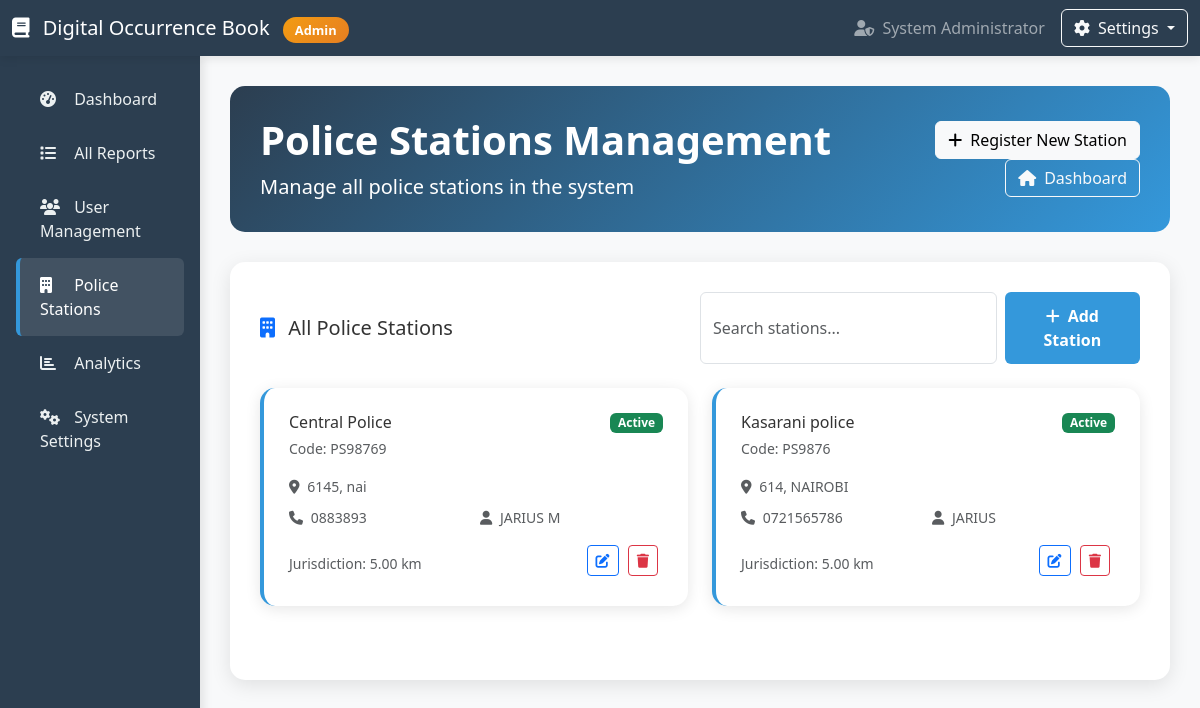
The page /admin/stations.php (signed in) on the database its author committed.
### tables this page shows
CREATE TABLE `police_stations` (
  `id` int(11) NOT NULL,
  `station_name` varchar(255) NOT NULL,
  `station_code` varchar(50) NOT NULL,
  `address` text NOT NULL,
  `city` varchar(100) NOT NULL,
  `district` varchar(100) NOT NULL,
  `latitude` decimal(10,8) NOT NULL,
  `longitude` decimal(11,8) NOT NULL,
  `contact_number` varchar(20) DEFAULT NULL,
  `email` varchar(100) DEFAULT NULL,
  `officer_in_charge` varchar(255) DEFAULT NULL,
  `jurisdiction_radius` decimal(8,2) DEFAULT 5.00,
  `is_active` tinyint(1) DEFAULT 1,
  `created_at` timestamp NOT NULL DEFAULT current_timestamp(),
  `updated_at` timestamp NOT NULL DEFAULT current_timestamp() ON UPDATE current_timestamp()
);

### admin/stations.php (the view, shortened to what the rows shown need)
<?php
$servername = "localhost";
$username = "root";
$password = "";
$dbname = "ob";
$conn = new mysqli($servername, $username, $password, $dbname);
$stations_sql = "SELECT * FROM police_stations ORDER BY created_at DESC";
$stations_result = $conn->query($stations_sql);
$action = isset($_GET['action']) ? $_GET['action'] : 'list';
?>
<!DOCTYPE html>
<html lang="en">
<head>
    <link href="https://cdn.jsdelivr.net/npm/bootstrap@5.3.0/dist/css/bootstrap.min.css" rel="stylesheet">
    <link rel="stylesheet" href="https://cdnjs.cloudflare.com/ajax/libs/font-awesome/6.4.0/css/all.min.css">
    <link rel="stylesheet" href="https://unpkg.com/leaflet@1.9.4/dist/leaflet.css" />
</head>
<body>
    <div class="container-fluid">
        <div class="row">
            <div class="col-lg-10 main-content">
                <div class="page-header">
                    <div class="row align-items-center">
                        <div class="col-md-8">
                            <h1 class="display-6 fw-bold">
                                <?php echo $action === 'create' ? 'Register New Police Station' : 'Police Stations Management'; ?>
                            </h1>
                        </div>
                    </div>
                </div>
                <?php if ($action === 'create'): ?>
                    <div class="form-card">
                        <form method="POST" action="stations.php?action=create" id="stationForm">
                            <div class="row">
                                <div class="col-lg-6">
                                    <h5 class="mb-4">
                                        <i class="fas fa-info-circle me-2 text-primary"></i>
                                        Station Information
                                    </h5>
                                    <div class="row g-3">
                                        <div class="col-md-6">
                                            <label class="form-label">Station Name <span class="text-danger">*</span></label>
                                            <input type="text" class="form-control" name="station_name"
                                                   value="<?php echo htmlspecialchars($_POST['station_name'] ?? ''); ?>"
                                                   required>
                                        </div>
                                        <div class="col-md-6">
                                            <label class="form-label">Station Code <span class="text-danger">*</span></label>
                                            <input type="text" class="form-control" name="station_code"
                                                   value="<?php echo htmlspecialchars($_POST['station_code'] ?? ''); ?>"
                                                   required>
                                            <small class="text-muted">Unique code for the station (e.g., PS001)</small>
                                        </div>
                                        <div class="col-12">
                                            <label class="form-label">Address <span class="text-danger">*</span></label>
                                            <textarea class="form-control" name="address" rows="2" required><?php echo htmlspecialchars($_POST['address'] ?? ''); ?></textarea>
                                        </div>
                                        <div class="col-md-6">
                                            <label class="form-label">City <span class="text-danger">*</span></label>
                                            <input type="text" class="form-control" name="city"
                                                   value="<?php echo htmlspecialchars($_POST['city'] ?? ''); ?>"
                                                   required>
                                        </div>
                                        <div class="col-md-6">
                                            <label class="form-label">District <span class="text-danger">*</span></label>
                                            <input type="text" class="form-control" name="district"
                                                   value="<?php echo htmlspecialchars($_POST['district'] ?? ''); ?>"
                                                   required>
                                        </div>
                                    </div>
                                    <h5 class="mt-5 mb-4">
                                        <i class="fas fa-phone me-2 text-primary"></i>
                                        Contact Information
                                    </h5>
                                    <div class="row g-3">
                                        <div class="col-md-6">
                                            <label class="form-label">Contact Number</label>
                                            <input type="tel" class="form-control" name="contact_number"
                                                   value="<?php echo htmlspecialchars($_POST['contact_number'] ?? ''); ?>">
                                        </div>
                                        <div class="col-md-6">
                                            <label class="form-label">Email Address</label>
                                            <input type="email" class="form-control" name="email"
                                                   value="<?php echo htmlspecialchars($_POST['email'] ?? ''); ?>">
                                        </div>
                                        <div class="col-12">
                                            <label class="form-label">Officer in Charge</label>
                                            <input type="text" class="form-control" name="officer_in_charge"
                                                   value="<?php echo htmlspecialchars($_POST['officer_in_charge'] ?? ''); ?>">
                                        </div>
                                        <div class="col-12">
                                            <label class="form-label">Jurisdiction Radius (km) <span class="text-danger">*</span></label>
                                            <input type="number" class="form-control" name="jurisdiction_radius"
                                                   value="<?php echo htmlspecialchars($_POST['jurisdiction_radius'] ?? '5.00'); ?>"
                                                   step="0.1" min="1" max="50" required>
                                            <small class="text-muted">Radius in kilometers for automatic incident assignment</small>
                                        </div>
                                    </div>
                                </div>
                                <div class="col-lg-6">
                                    <h5 class="mb-4">
                                        <i class="fas fa-map-marker-alt me-2 text-primary"></i>
                                        Location Coordinates
                                    </h5>
                                    <div class="map-container">
                                        <div id="stationMap"></div>
                                        <div class="map-controls">
                                            <button type="button" class="btn btn-sm btn-outline-primary" id="useCurrentLocation">
                                                <i class="fas fa-location-arrow me-1"></i>My Location
                                            </button>
                                            <button type="button" class="btn btn-sm btn-outline-secondary" id="clearMarker">
                                                <i class="fas fa-times me-1"></i>Clear
                                            </button>
                                        </div>
                                    </div>
                                    <div class="coordinates-display">
                                        <div class="row g-3">
                                            <div class="col-md-6">
                                                <label class="form-label">Latitude <span class="text-danger">*</span></label>
                                                <input type="number" class="form-control" id="latitude" name="latitude"
                                                       step="any" required readonly
                                                       value="<?php echo htmlspecialchars($_POST['latitude'] ?? ''); ?>">
                                            </div>
                                            <div class="col-md-6">
                                                <label class="form-label">Longitude <span class="text-danger">*</span></label>
                                                <input type="number" class="form-control" id="longitude" name="longitude"
                                                       step="any" required readonly
                                                       value="<?php echo htmlspecialchars($_POST['longitude'] ?? ''); ?>">
                                            </div>
                                        </div>
                                        <div class="mt-3">
                                            <small class="text-muted">
                                                <i class="fas fa-info-circle me-1"></i>
                                                Click on the map to set station location or use "My Location" button
                                            </small>
                                        </div>
                                    </div>
                                    <div class="mt-4">
                                        <div class="alert alert-info">
                                            <h6><i class="fas fa-lightbulb me-2"></i>How this helps:</h6>
                                            <p class="mb-0 small">
                                                When incidents are reported, the system will automatically detect the nearest police station
                                                based on these coordinates and assign the incident for faster response.
                                            </p>
                                        </div>
                                    </div>
                                </div>
                            </div>
                            <div class="row mt-4">
                                <div class="col-12 text-center">
                                    <button type="submit" name="create_station" class="btn btn-primary btn-lg">
                                        <i class="fas fa-save me-2"></i>Register Station
                                    </button>
                                    <a href="stations.php" class="btn btn-outline-secondary btn-lg ms-2">
                                        <i class="fas fa-times me-2"></i>Cancel
                                    </a>
                                </div>
                            </div>
                        </form>
                    </div>
                <?php else: ?>
                    <div class="form-card">
                        <?php if ($stations_result->num_rows > 0): ?>
                            <div class="row" id="stationsList">
                                <?php while($station = $stations_result->fetch_assoc()): ?>
                                    <div class="col-lg-6 mb-4">
                                        <div class="station-card">
                                            <div class="d-flex justify-content-between align-items-start mb-3">
                                                <div>
                                                    <h6 class="mb-1"><?php echo htmlspecialchars($station['station_name']); ?></h6>
                                                    <small class="text-muted">Code: <?php echo htmlspecialchars($station['station_code']); ?></small>
                                                </div>
                                                <span class="badge <?php echo $station['is_active'] ? 'bg-success' : 'bg-secondary'; ?>">
                                                    <?php echo $station['is_active'] ? 'Active' : 'Inactive'; ?>
                                                </span>
                                            </div>
                                            <p class="text-muted small mb-2">
                                                <i class="fas fa-map-marker-alt me-1"></i>
                                                <?php echo htmlspecialchars($station['address']); ?>,
                                                <?php echo htmlspecialchars($station['city']); ?>
                                            </p>
                                            <div class="row g-2 mb-3">
                                                <div class="col-6">
                                                    <small class="text-muted">
                                                        <i class="fas fa-phone me-1"></i>
                                                        <?php echo $station['contact_number'] ? htmlspecialchars($station['contact_number']) : 'N/A'; ?>
                                                    </small>
                                                </div>
                                                <div class="col-6">
                                                    <small class="text-muted">
                                                        <i class="fas fa-user me-1"></i>
                                                        <?php echo $station['officer_in_charge'] ? htmlspecialchars($station['officer_in_charge']) : 'N/A'; ?>
                                                    </small>
                                                </div>
                                            </div>
                                            <div class="d-flex justify-content-between align-items-center">
                                                <small class="text-muted">
                                                    Jurisdiction: <?php echo $station['jurisdiction_radius']; ?> km
                                                </small>
                                                <div class="action-buttons">
                                                    <a href="stations.php?action=edit&id=<?php echo $station['id']; ?>"
                                                       class="btn btn-sm btn-outline-primary">
                                                        <i class="fas fa-edit"></i>
                                                    </a>
                                                    <button class="btn btn-sm btn-outline-danger"
                                                            onclick="confirmDelete(<?php echo $station['id']; ?>)">
                                                        <i class="fas fa-trash"></i>
                                                    </button>
                                                </div>
                                            </div>
                                        </div>
                                    </div>
                                <?php endwhile; ?>
                            </div>
                        <?php endif; ?>
                    </div>
                <?php endif; ?>
            </div>
        </div>
    </div>
</body>
</html>

### rows shown on the page
police_stations: station_name "Central Police", station_code "PS98769", is_active "Active", address "6145", city "nai", contact_number "0883893", officer_in_charge "JARIUS M", jurisdiction_radius "5.00"
police_stations: station_name "Kasarani police", station_code "PS9876", is_active "Active", address "614", city "NAIROBI", contact_number "0721565786", officer_in_charge "JARIUS", jurisdiction_radius "5.00"

### other values the page prints
$_SESSION['full_name'] "System Administrator"
